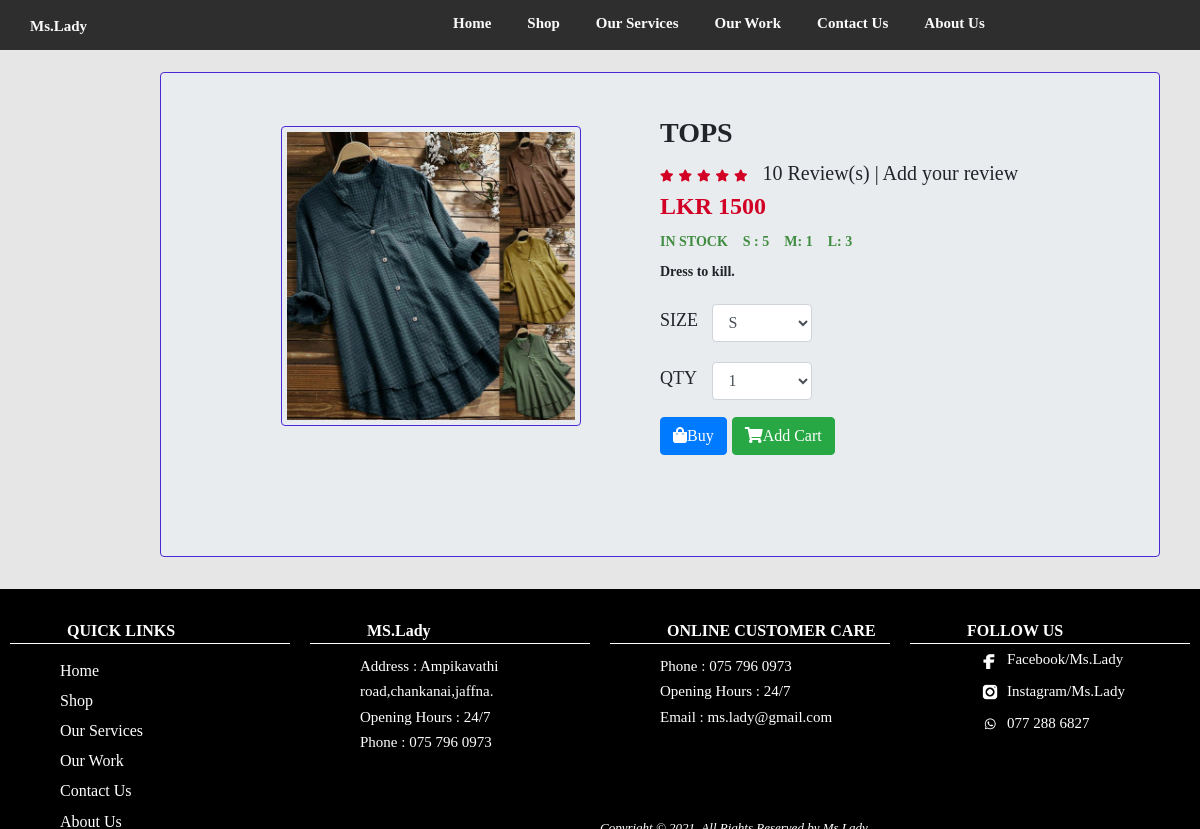
The page /UserPages/product_description.php?id=13 on the database its author committed.
### tables this page shows
CREATE TABLE `products` (
  `product_id` int(100) NOT NULL AUTO_INCREMENT,
  `product_title` varchar(100) DEFAULT NULL,
  `product_price` int(11) DEFAULT NULL,
  `filename` varchar(255) DEFAULT NULL,
  `product_cat` varchar(255) DEFAULT NULL,
  `small` json DEFAULT NULL,
  `medium` int(100) DEFAULT NULL,
  `large` int(100) DEFAULT NULL,
  `description` varchar(255) DEFAULT NULL,
  PRIMARY KEY (`product_id`)
);

### UserPages/product_description.php (the view, shortened to what this page needs)
<?php
include('header.php');
?>
<?php
if (isset($_GET['id'])) {
    $id  = $_GET['id'];
    $sql = "SELECT * FROM products WHERE product_id= $id ";
    $result = mysqli_query($con, $sql);
    $row = mysqli_fetch_array($result);
}
?>
<body>
    <div class="jumbotron" style="width: 1000px;  border: 1px solid rgba(76, 41, 214, 1);
        border-radius: 4px;
        padding: 5px; margin-top:6%; margin-left:160px;
 ">
        <div class="container row">
            <div class="col-6" style="margin-bottom:10% ;margin-top:5%;">
                <img src="../product_images/<?php echo $row["filename"]; ?>" alt="vj" style="height:300px; width:300px ;margin-left:100px">
            </div>
            <div class="col-5" style="margin-bottom:10% ;margin-top:4%;">
                <h3 style="text-transform:uppercase ;font-weight: bold;"> <?php echo $row["product_title"]; ?></h3>
                <i class="fa fa-star" aria-hidden="true" style="font-size: 12px; color:#D10024"></i>
                <i class="fa fa-star" aria-hidden="true" style="font-size: 12px; color:#D10024"></i>
                <i class="fa fa-star" aria-hidden="true" style="font-size: 12px; color:#D10024"></i>
                <i class="fa fa-star" aria-hidden="true" style="font-size: 12px; color:#D10024"></i>
                <i class="fa fa-star" aria-hidden="true" style="font-size: 12px; color:#D10024"></i>
                <span style="margin-left: 10px; "> 10 Review(s) | Add your review</span> </br>
                <span style="font-size: 24px; color:#D10024 ;font-weight: bold;"> LKR <?php echo  $row["product_price"]; ?></span></br>
                <span style="font-size: 14px; color:#D10024 ;font-weight: bold;margin-left: 0px; color:rgba(29, 120, 29, 0.83);"> IN STOCK</span>
                <?php
                if ($row["small"] <= 0) { ?>
                    <span style="font-size: 14px; color:#D10024 ;font-weight: bold;margin-left: 10px;"> S : <?php echo $row["small"]; ?></span>
                <?php } else { ?>
                    <span style="font-size: 14px; color:rgba(29, 120, 29, 0.83) ;font-weight: bold;margin-left: 10px;"> S : <?php echo $row["small"]; ?></span>
                <?php  }
                ?>
                <?php
                if ($row["medium"] <= 0) { ?>
                    <span style="font-size: 14px; color:#D10024 ;font-weight: bold;margin-left: 10px;"> M : <?php echo $row["medium"]; ?></span>
                <?php } else { ?>
                    <span style="font-size: 14px; color:rgba(29, 120, 29, 0.83) ;font-weight: bold;margin-left: 10px;">M: <?php echo $row["medium"]; ?></span>
                <?php  }
                ?>
                <?php
                if ($row["large"] <= 0) { ?>
                    <span style="font-size: 14px; color:#D10024 ;font-weight: bold;margin-left: 10px;"> L : <?php echo $row["large"]; ?></span>
                <?php } else { ?>
                    <span style="font-size: 14px; color:rgba(29, 120, 29, 0.83) ;font-weight: bold;margin-left: 10px;">L: <?php echo $row["large"]; ?></span>
                <?php  }
                ?>
                <span style="font-size: 14px;font-weight: bold; "> <?php echo $row["description"]; ?></span></br>
                <form action="addcardbtn.php" method="POST">
                    <div class="row" style="margin-top: 20px;">
                        <div class="col-2">
                            <label for="cat_title" style="font-size: 18px;">SIZE</label>
                        </div>
                        <select name="cat_title" id="cat_title" class="form-control" style="width: 100px; ">
                            <option value="S">S</option>
                        </select>
                    </div>
                    <div class="row" style="margin-top: 20px;">
                        <div class="col-2">
                            <label for="quandity" style="font-size: 18px;">QTY</label>
                        </div>
                        <select name="quandity" id="quandity" class="form-control" style="width: 100px; ">
                            <option value="1">1</option>
                        </select>
                    </div>
                    <div style="margin-top: 17px;">
                        <?php if (empty($_SESSION['username'])) { ?>
                            <a href="login.php" class="btn btn-primary"><i class="fas fa-shopping-bag" aria-hidden="true" style="color: white;"></i>Buy</a>
                            <a href="login.php" class="btn btn-success"><i class="fa fa-shopping-cart" aria-hidden="true" style="color: white;"></i>Add Cart</a>
                        <?php   } ?>
                    </div>
                </form>
            </div>
        </div>
    </div>
</body>
<?php
include('footer.php');
?>

### rows shown on the page
products: filename (picture), product_title "TOPS", product_price "1500", small "5", medium "1", large "3", description "Dress to kill."
